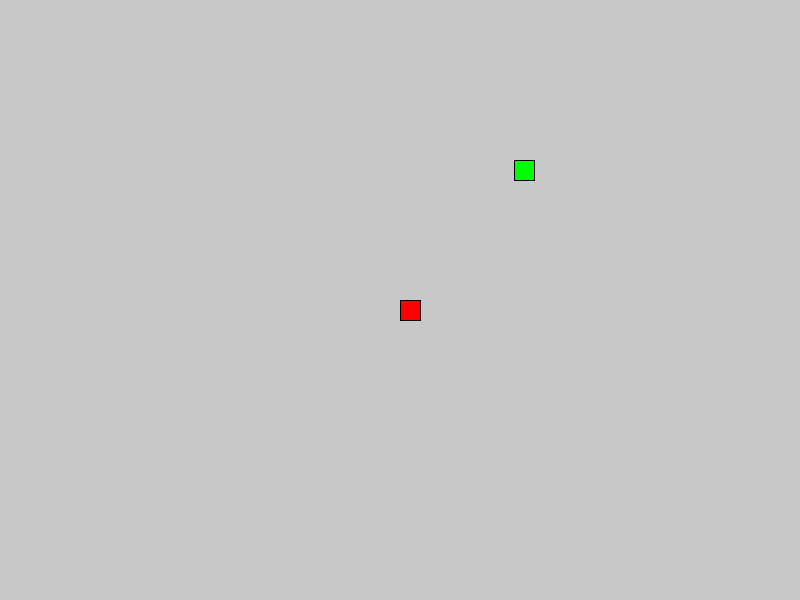
Frame 1 (no input)
Frame 60 (the mouse pressed at the canvas centre just before this capture): identical to frame 1, image omitted
Frame 120 (the mouse held since frame 60 and released just before this capture): identical to frame 1, image omitted

The Processing sketch that drew this single still picture (run headless with seeded random() and noise(); from frame 60 on, the mouse is pressed at the canvas centre):

// Processing sketch: game
// ── game.pde
Snake snake;
Square apple;

void setup(){
  size(800, 600);
  snake = new Snake(width/2, height/2);
  apple = new Square(random(10, width - 10), random(10, height - 10), 20, color(0, 255, 0));
}


void draw(){
  snake.show();
  apple.show();
  if(snake.collision(apple)){
    snake.growTail();
    apple.moveTo(random(10, width - 10), random(10, height - 10));
  }
}

 void keyPressed(){
    if(keyCode == RIGHT){
       snake.move("RIGHT");
    }
    
    if(keyCode == LEFT){
       snake.move("LEFT");
    }
    
    if(keyCode == UP){
       snake.move("UP");
    }
    
    if(keyCode == DOWN){
       snake.move("DOWN");
    }
  }

// ── Player.pde
class Player{
  private float x;
  private float y;
  private float speed;
  
  Player(float x, float y){
     this.x = x;
     this.y = y;
     this.speed = 10;
  }
  
   void moveRight(){
     this.x += speed;
   }
   
   void moveLeft(){
     this.x -= speed;
   }
   
   
   void moveUp(){
     this.y -= speed;
   }
   
   void moveDown(){
     this.y += speed;
   }
  
  void show(){
    background(170);
    color c = color(255, 45, 150);
    fill(c);
    ellipse(x, y, 100, 100);
  }
}

// ── Snake.pde
class Snake{
  static final private float squareSize = 20;
  final color headColor = color(255, 0, 0);
  final color tailColor = color(0, 0, 255);
  private Square head;
  private ArrayList<Square> tail;
  
  private float lastX;
  private float lastY;
  
  Snake(int x, int y){
   head = new Square(x, y, squareSize, headColor);
   tail = new ArrayList<Square>();
   lastX = x;
   lastY = y;
  }
  
 boolean collision(Square other){
    return head.collision(other);
  }
  
  void growTail(){
     tail.add(new Square(lastX, lastY, squareSize, tailColor));
  }
  
  void moveTail(){
    if(tail.size() > 1){
      for(int i = tail.size() - 1; i > 0; i--){
        Square curr = tail.get(i);
        Square last = tail.get(i-1);
        curr.moveTo(last.getX(), last.getY());
      }
    }
    if(tail.size() > 0){
      Square first = tail.get(0);
      first.moveTo(head.getX(), head.getY());
    }
  }
  
   void move(String direction){
     if(tail.isEmpty()){
        lastX = head.getX();
        lastY = head.getY();
     }else{
       Square last = tail.get(tail.size() - 1);
       lastX = last.getX();
       lastY = last.getY();
     }
     moveTail();
     if(direction.equals("RIGHT"))
        head.moveTo(head.getX()+squareSize, head.getY());
     else if(direction.equals("LEFT"))
        head.moveTo(head.getX()-squareSize, head.getY());
     else if(direction.equals("UP"))
         head.moveTo(head.getX() ,head.getY()-squareSize);
     else if(direction.equals("DOWN"))
         head.moveTo(head.getX(), head.getY()+squareSize);
   }
  
  void show(){
    background(200);
    for(Square sq : tail)
      sq.show();
    head.show();
  }
}

// ── Square.pde
class Square{
  private float x;
  private float y;
  private float size;
  private color c;
  
  Square(float x, float y, float size, color c){
    this.x = x;
    this.y = y;
    this.size = size;
    this.c = c;
  }
  
  boolean collision(Square other){
    return sqrt(pow((x - other.x), 2) + pow(y - other.y, 2)) < size;
  }
 
  void moveTo(float x, float y){
    this.x = x;
    this.y = y;
  }
  float getY(){
    return y;
  }
  
  float getX(){
    return x;
  }
  
  void show(){
    fill(c);
    square(x, y, size);
  }
  


}
